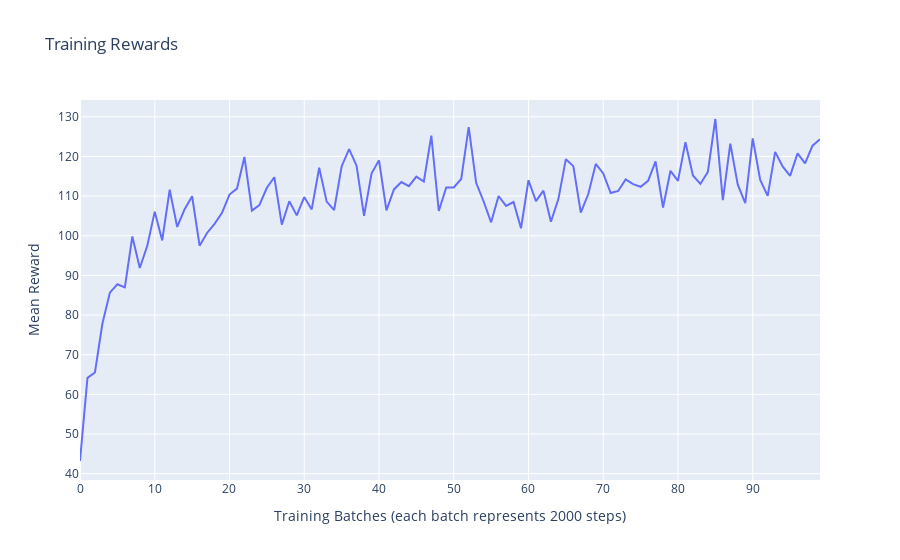
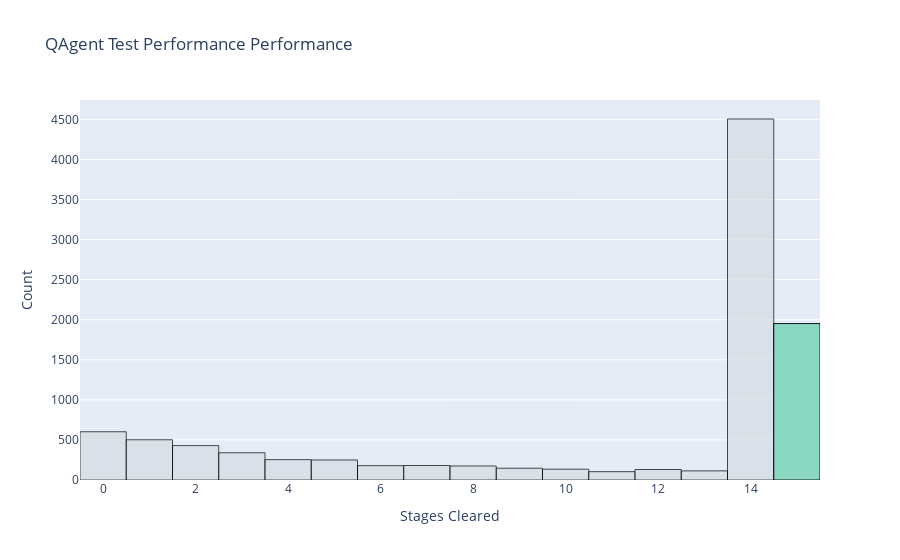

The cell these charts' notebook holds for them, in order:
### Markdown cell above
#### Observations:
- Our Q-learning agent is superb at surviving until the final round, but is outperformed by the sensible agent when it comes to actually beating the game.

Let's try training our Q-agent on 1 million episodes to see if it's able to learn further, or if we'll need to use alternative methods to further refine its performance.

### Code cell
def plot_reward_history(rewards):
    """
    Plots the history of rewards during training. Averages rewards in bins of a specified size.
    
    Parameters:
    - rewards: A list or numpy array of reward values.
    """
    
    bin_size = round(len(rewards)/100)
    
    # Calculate mean reward for each bin
    mean_rewards = [np.mean(rewards[i:i + bin_size]) for i in range(0, len(rewards), bin_size)]
    
    # Generate x values corresponding to each bin
    x_values = list(range(len(mean_rewards)))
    
    # Create the plot
    fig = go.Figure(data=go.Scatter(x=x_values, y=mean_rewards, mode='lines', line=dict(color='#636efa')))
    
    # Add titles and labels
    fig.update_layout(template='plotly',
                      title='Training Rewards',
                      xaxis_title=f'Training Batches (each batch represents {bin_size} steps)',
                      yaxis_title='Mean Reward')
    
    fig.show()
    

def train_q_agent(env, agent, n_episodes, alpha=0.5, gamma=0.99, epsilon=0.1, late_stage=None, message="", verbose=False):
    agent.alpha = alpha
    agent.gamma = gamma
    agent.epsilon = epsilon
    
    stages_cleared_list = []
    reward_list = []
    
    for i in range(n_episodes):
        env.reset()
        agent.reset()
        while not env.is_done():
            if late_stage is not None:
                if (agent.cleared_stages > late_stage):
                    agent.epsilon = 0.6
                else:
                    agent.epsilon = epsilon
            agent.step(env)
        stages_cleared_list.append(agent.cleared_stages)
        reward_list.append(agent.total_reward)
        
        if (verbose == True) and ((i+1) % 100000 == 0):
            print(f"Completed {i+1} episodes out of {n_episodes} ({message}) - {(100*(i+1)/n_episodes):.0f}%")
    
    return stages_cleared_list, reward_list


# Initialize environment
env = RampartsEnvironment()
env.reset()
events = env.events

# Initialize agent
agent = QAgent(events)

n_training_episodes = 200000
n_testing_episodes = 10000

# Perform training
_, reward_list_training = train_q_agent(env, agent, n_training_episodes)
plot_reward_history(reward_list_training)

# Measure performance with no epsilon-greedy
stages_cleared_testing, _ = train_q_agent(env, agent, n_testing_episodes, message="default", epsilon=0)
plot_performance(stages_cleared_testing, "QAgent Test Performance")

### Figure 1 — Plotly figure (JSON) as saved in the notebook; plotly's stock layout.template omitted (floating-point values rounded to 4 significant figures)
{"data": [{"line": {"color": "#636efa"}, "mode": "lines", "type": "scatter", "x": [0, 1, 2, 3, 4, 5, 6, 7, 8, 9, 10, 11, 12, 13, 14, 15, 16, 17, 18, 19, 20, 21, 22, 23, 24, 25, 26, 27, 28, 29, 30, 31, 32, 33, 34, 35, 36, 37, 38, 39, 40, 41, 42, 43, 44, 45, 46, 47, 48, 49, 50, 51, 52, 53, 54, 55, 56, 57, 58, 59, 60, 61, 62, 63, 64, 65, 66, 67, 68, 69, 70, 71, 72, 73, 74, 75, 76, 77, 78, 79, 80, 81, 82, 83, 84, 85, 86, 87, 88, 89, 90, 91, 92, 93, 94, 95, 96, 97, 98, 99], "y": [43.21, 64.17, 65.52, 77.87, 85.66, 87.76, 86.97, 99.8, 91.88, 97.45, 106.1, 98.82, 111.6, 102.2, 106.7, 110.0, 97.49, 100.7, 103.0, 105.8, 110.4, 111.9, 119.9, 106.3, 107.7, 112.1, 114.7, 102.8, 108.7, 105.1, 109.7, 106.6, 117.1, 108.6, 106.5, 117.5, 121.8, 117.7, 105.0, 115.7, 119.0, 106.4, 111.7, 113.5, 112.5, 114.9, 113.7, 125.2, 106.2, 112.2, 112.2, 114.3, 127.4, 113.3, 108.6, 103.4, 110.0, 107.5, 108.5, 101.9, 114.0, 108.7, 111.4, 103.5, 109.2, 119.3, 117.5, 105.8, 110.5, 118.1, 115.7, 110.8, 111.3, 114.2, 113.0, 112.3, 113.9, 118.7, 107.1, 116.4, 113.8, 123.6, 115.2, 113.1, 116.1, 129.4, 109.0, 123.2, 112.9, 108.2, 124.5, 114.1, 110.0, 121.1, 117.5, 115.1, 120.8, 118.3, 122.7, 124.3]}], "layout": {"title": {"text": "Training Rewards"}, "xaxis": {"title": {"text": "Training Batches (each batch represents 2000 steps)"}}, "yaxis": {"title": {"text": "Mean Reward"}}}}

### Figure 2 — Plotly figure (JSON) as saved in the notebook; plotly's stock layout.template omitted (floating-point values rounded to 4 significant figures; data arrays with more than 128 entries replaced by an {"elided": "..."} marker saying what was removed)
{"data": [{"marker": {"color": "#d4dce3", "line": {"color": "black", "width": 1}, "opacity": 0.7}, "name": "Failure", "nbinsx": 16, "type": "histogram", "x": {"elided": "10000 int values"}}, {"marker": {"color": "#69d6b3", "line": {"color": "black", "width": 1}, "opacity": 0.7}, "name": "Success", "nbinsx": 1, "type": "histogram", "x": {"elided": "1952 float values"}}], "layout": {"barmode": "overlay", "showlegend": false, "title": {"text": "QAgent Test Performance Performance"}, "xaxis": {"title": {"text": "Stages Cleared"}}, "yaxis": {"title": {"text": "Count"}}}}
